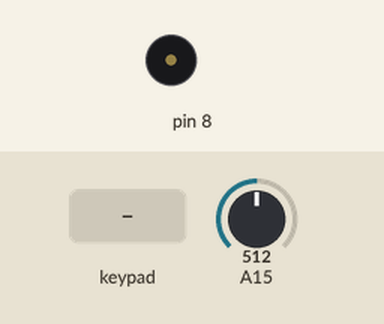
This sketch was run on a simulated Arduino Mega 2560, built with avr-gcc and run on an emulated ATmega2560. Shown: buzzer (waves = sounding). Inputs (shaded band) come from the test bench; at power-on: A15 = 512.

Above: at 1.2 s.
1.3 s: key '1' pressed
At 3.4 s:
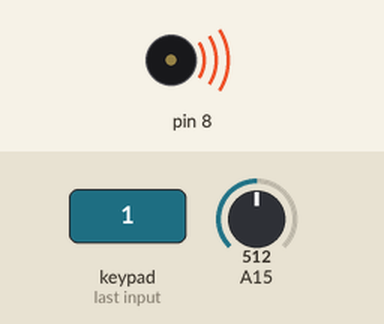
4.3 s: keypad keys 2 5 2 6 2 7 2 8 pressed 0.4 s apart
At 4.82 s:
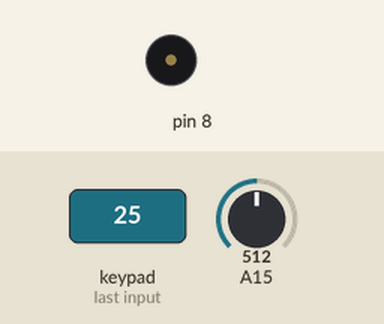
9.0 s: A15 set to 0
At 10.2 s:
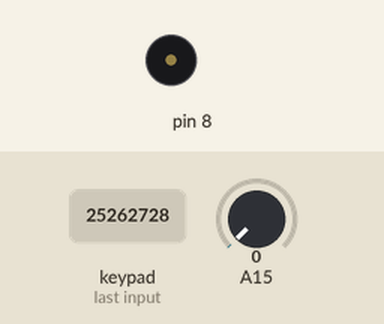
10.5 s: A15 set to 122
At 11.5 s:
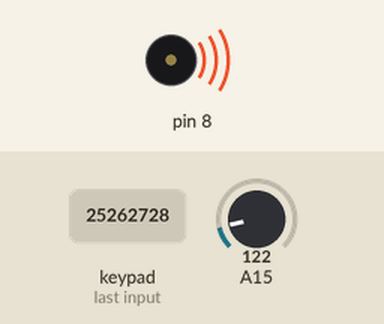
Timing chart, 0 to 14.5 s (numbered marks = the images above; inputs shaded):
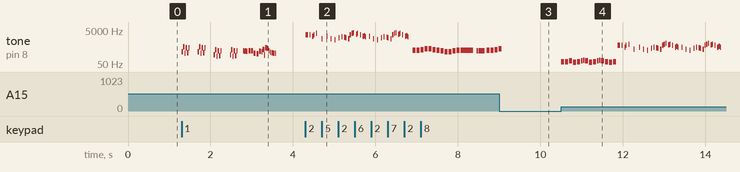

Measured:
- after the input at 1.3 s, tone on pin 8: plays 262 Hz for 0.03 s, 523 Hz for 0.03 s, 220 Hz for 0.03 s, 440 Hz for 0.03 s, 233 Hz for 0.03 s, 466 Hz for 0.03 s … (45 notes in this stretch), starting at once
- after the input at 4.3 s, tone on pin 8: plays 2637 Hz for 0.06 s, 2637 Hz for 0.03 s, 2093 Hz for 0.03 s, 2637 Hz for 0.03 s, 3136 Hz for 0.03 s, 1568 Hz for 0.03 s … (59 notes in this stretch), starting at once
- after the input at 9.0 s, tone on pin 8: goes on until 9.1 s, then stays silent
- after the input at 10.5 s, tone on pin 8: plays 70 Hz for 0.08 s, 70 Hz for 0.08 s, 78 Hz for 0.08 s, 62 Hz for 0.08 s, 70 Hz for 0.08 s, 78 Hz for 0.04 s … (56 notes in this stretch), starting at once

The sketch:

arduino.ino
```cpp
#include "pitches.h"
#include "themes.h"
#include "themes (1).h"
#include "themes (2).h"
#include "themes (3).h"
#include "custom.h"
#include <Keypad.h>

const byte ROWS = 4; //four rows
const byte COLS = 3; //three columns
char keys[ROWS][COLS] = {
  {'1','2','3'},
  {'4','5','6'},
  {'7','8','9'},
  {'*','0','#'}
};
byte rowPins[ROWS] = {25, 26, 27, 28}; //connect to the row pinouts of the keypad
byte colPins[COLS] = {22, 23, 24}; //connect to the column pinouts of the keypad

Keypad keypad = Keypad( makeKeymap(keys), rowPins, colPins, ROWS, COLS );

int* melodies[] = {melody1, melody2, melody3, melody4, melody5};
int* noteDurationsArr[] = {noteDurations1, noteDurations2, noteDurations3, noteDurations4, noteDurations5};
int melodySizes[] = {sizeof(melody1)/sizeof(int), sizeof(melody2)/sizeof(int), sizeof(melody3)/sizeof(int), sizeof(melody4)/sizeof(int), sizeof(melody5)/sizeof(int)};
float scale = 1;

void setup() {
  Serial.begin(9600);
}

void loop() {
  char key = keypad.getKey();

  if (key){
    if (key >= '1' && key <= '5') {
      int num = key - '1';
      for (int thisNote = 0; thisNote < melodySizes[num]; thisNote++) {
        scale = analogRead(A15)/512.0;
        int noteDuration = 300 / noteDurationsArr[num][thisNote];
        tone(8, (int)(melodies[num][thisNote] * scale), noteDuration);
        int pauseBetweenNotes = noteDuration * 1.30;
        delay(pauseBetweenNotes);
        noTone(8);
      }
    }
  }

}
```

custom.h
```cpp
int melody5[] = {
    NOTE_E4, NOTE_E4, NOTE_F4, NOTE_G4, NOTE_G4, NOTE_F4, NOTE_E4, NOTE_D4,
    NOTE_C4, NOTE_C4, NOTE_D4, NOTE_E4, NOTE_E4, NOTE_D4, NOTE_D4,
    NOTE_E4, NOTE_E4, NOTE_F4, NOTE_G4, NOTE_G4, NOTE_F4, NOTE_E4, NOTE_D4,
    NOTE_C4, NOTE_C4, NOTE_D4, NOTE_E4, NOTE_D4, NOTE_C4, NOTE_C4,
    NOTE_D4, NOTE_D4, NOTE_E4, NOTE_C4, NOTE_D4, NOTE_E4, NOTE_F4, NOTE_E4, NOTE_C4,
    NOTE_D4, NOTE_E4, NOTE_F4, NOTE_E4, NOTE_D4, NOTE_C4, NOTE_D4
};
int noteDurations5[] = {
    4, 4, 4, 4, 4, 4, 4, 4, 4, 4, 4, 4,
    4.0/3, 8, 2,
    4, 4, 4, 4, 4, 4, 4, 4, 4, 4, 4, 4,
    4.0/3, 8, 2,
    4, 4, 4, 4, 4,
    8, 8, 4, 4, 4,
    8, 8, 4, 4, 4, 4
};
```

pitches.h
```cpp
#define NOTE_B0  31
#define NOTE_C1  33
#define NOTE_CS1 35
#define NOTE_D1  37
#define NOTE_DS1 39
#define NOTE_E1  41
#define NOTE_F1  44
#define NOTE_FS1 46
#define NOTE_G1  49
#define NOTE_GS1 52
#define NOTE_A1  55
#define NOTE_AS1 58
#define NOTE_B1  62
#define NOTE_C2  65
#define NOTE_CS2 69
#define NOTE_D2  73
#define NOTE_DS2 78
#define NOTE_E2  82
#define NOTE_F2  87
#define NOTE_FS2 93
#define NOTE_G2  98
#define NOTE_GS2 104
#define NOTE_A2  110
#define NOTE_AS2 117
#define NOTE_B2  123
#define NOTE_C3  131
#define NOTE_CS3 139
#define NOTE_D3  147
#define NOTE_DS3 156
#define NOTE_E3  165
#define NOTE_F3  175
#define NOTE_FS3 185
#define NOTE_G3  196
#define NOTE_GS3 208
#define NOTE_A3  220
#define NOTE_AS3 233
#define NOTE_B3  247
#define NOTE_C4  262
#define NOTE_CS4 277
#define NOTE_D4  294
#define NOTE_DS4 311
#define NOTE_E4  330
#define NOTE_F4  349
#define NOTE_FS4 370
#define NOTE_G4  392
#define NOTE_GS4 415
#define NOTE_A4  440
#define NOTE_AS4 466
#define NOTE_B4  494
#define NOTE_C5  523
#define NOTE_CS5 554
#define NOTE_D5  587
#define NOTE_DS5 622
#define NOTE_E5  659
#define NOTE_F5  698
#define NOTE_FS5 740
#define NOTE_G5  784
#define NOTE_GS5 831
#define NOTE_A5  880
#define NOTE_AS5 932
#define NOTE_B5  988
#define NOTE_C6  1047
#define NOTE_CS6 1109
#define NOTE_D6  1175
#define NOTE_DS6 1245
#define NOTE_E6  1319
#define NOTE_F6  1397
#define NOTE_FS6 1480
#define NOTE_G6  1568
#define NOTE_GS6 1661
#define NOTE_A6  1760
#define NOTE_AS6 1865
#define NOTE_B6  1976
#define NOTE_C7  2093
#define NOTE_CS7 2217
#define NOTE_D7  2349
#define NOTE_DS7 2489
#define NOTE_E7  2637
#define NOTE_F7  2794
#define NOTE_FS7 2960
#define NOTE_G7  3136
#define NOTE_GS7 3322
#define NOTE_A7  3520
#define NOTE_AS7 3729
#define NOTE_B7  3951
#define NOTE_C8  4186
#define NOTE_CS8 4435
#define NOTE_D8  4699
#define NOTE_DS8 4978
```

themes__2_.h
```cpp
int melody3[] = {
NOTE_D4, NOTE_D4, NOTE_D4, NOTE_D4, NOTE_D4, NOTE_D4, NOTE_D4, NOTE_D4,
NOTE_D4, NOTE_D4, NOTE_D4, NOTE_D4, NOTE_D4, NOTE_D4, NOTE_D4, NOTE_D4,
NOTE_D4, NOTE_D4, NOTE_D4, NOTE_D4, NOTE_D4, NOTE_D4, NOTE_D4, NOTE_D4,
NOTE_A3, NOTE_C4, NOTE_D4, NOTE_D4, NOTE_D4, NOTE_E4, NOTE_F4, NOTE_F4,
NOTE_F4, NOTE_G4, NOTE_E4, NOTE_E4, NOTE_D4, NOTE_C4, NOTE_C4, NOTE_D4,
0, NOTE_A3, NOTE_C4, NOTE_B3, NOTE_D4, NOTE_B3, NOTE_E4, NOTE_F4,
NOTE_F4, NOTE_C4, NOTE_C4, NOTE_C4, NOTE_C4, NOTE_D4, NOTE_C4,
NOTE_D4, 0, 0, NOTE_A3, NOTE_C4, NOTE_D4, NOTE_D4, NOTE_D4, NOTE_F4,
NOTE_G4, NOTE_G4, NOTE_G4, NOTE_A4, NOTE_A4, NOTE_A4, NOTE_A4, NOTE_G4,
NOTE_A4, NOTE_D4, 0, NOTE_D4, NOTE_E3, NOTE_F4, NOTE_F4, NOTE_G4, NOTE_A4,
NOTE_D4, 0, NOTE_D4, NOTE_F4, NOTE_E4, NOTE_E4, NOTE_F4, NOTE_D4
};
int noteDurations3[] = {
4,8,4,8,4,8,8,8,8,4,8,4,8,4,8,8,8,8,4,8,4,8,
4,8,8,8,8,4,4,8,8,4,4,8,8,4,4,8,8,
8,4,8,8,8,4,4,8,8,4,4,8,8,4,4,8,4,
4,8,8,8,8,4,4,8,8,4,4,8,8,4,4,8,8,
8,4,8,8,8,4,4,4,8,4,8,8,8,4,4,8,8
};
```

themes__3_.h
```cpp
int melody4[] = {
NOTE_D4,  NOTE_A4,  NOTE_A4,  NOTE_A4,  NOTE_D4,
NOTE_D4,  NOTE_A4,  NOTE_A4,  NOTE_A4,  NOTE_D4,
NOTE_A4,  NOTE_AS4, NOTE_C5,  NOTE_A4,
NOTE_D5,  NOTE_C5,  NOTE_C5,  NOTE_AS4, NOTE_AS4, NOTE_A4, NOTE_A4, NOTE_G4,
NOTE_F4,  NOTE_G4,  NOTE_C5,  NOTE_A4,
NOTE_D4,  NOTE_C4,  NOTE_D4,  NOTE_E4,  NOTE_F4, NOTE_E4, NOTE_F4, NOTE_G4,
NOTE_A4,  NOTE_C5,  NOTE_AS4, NOTE_A4,  NOTE_G4, NOTE_F4, NOTE_E4, NOTE_D4,
NOTE_C4,  NOTE_G4,  NOTE_G4,  NOTE_G4,  NOTE_A4,
NOTE_AS4, NOTE_A4,  NOTE_G4,  NOTE_F4,  NOTE_G4,
NOTE_A4,  NOTE_G4,  NOTE_F4,  NOTE_E4,  NOTE_F4,
NOTE_G4,  NOTE_F4,  NOTE_E4,  NOTE_D4,
NOTE_AS4, NOTE_A4,  NOTE_A4,  NOTE_G4,  NOTE_G4, NOTE_F4, NOTE_F4, NOTE_E4,
NOTE_A4,  NOTE_G4,  NOTE_G4,  NOTE_F4,  NOTE_F4, NOTE_E4, NOTE_E4, NOTE_D4,
NOTE_F4,  NOTE_F4,  NOTE_G4,  NOTE_A4
};
int noteDurations4[] = {
4, 8, 8, 4, 4,
4, 8, 8, 4, 4,
4, 8, 8, 2,
8, 8, 8, 8, 8, 8, 8, 8,
4, 8, 8, 2,
8, 8, 8, 8, 8, 8, 8, 8,
8, 8, 8, 8, 8, 8, 8, 8,
4, 8, 8, 4, 4,
4, 8, 8, 4, 4,
4, 8, 8, 4, 4,
4, 8, 8, 2,
8, 8, 8, 8, 8, 8, 8, 8,
8, 8, 8, 8, 8, 8, 8, 8,
4, 8, 8, 2
};
```

themes.h
```cpp
int melody1[] = {
  NOTE_C4, NOTE_C5, NOTE_A3, NOTE_A4,
  NOTE_AS3, NOTE_AS4, 0,
  0,
  NOTE_C4, NOTE_C5, NOTE_A3, NOTE_A4,
  NOTE_AS3, NOTE_AS4, 0,
  0,
  NOTE_F3, NOTE_F4, NOTE_D3, NOTE_D4,
  NOTE_DS3, NOTE_DS4, 0,
  0,
  NOTE_F3, NOTE_F4, NOTE_D3, NOTE_D4,
  NOTE_DS3, NOTE_DS4, 0,
  0, NOTE_DS4, NOTE_CS4, NOTE_D4,
  NOTE_CS4, NOTE_DS4,
  NOTE_DS4, NOTE_GS3,
  NOTE_G3, NOTE_CS4,
  NOTE_C4, NOTE_FS4,NOTE_F4, NOTE_E3, NOTE_AS4, NOTE_A4,
  NOTE_GS4, NOTE_DS4, NOTE_B3,
  NOTE_AS3, NOTE_A3, NOTE_GS3,
  0, 0, 0
};
int noteDurations1[] = {
  12, 12, 12, 12,
  12, 12, 6,
  3,
  12, 12, 12, 12,
  12, 12, 6,
  3,
  12, 12, 12, 12,
  12, 12, 6,
  3,
  12, 12, 12, 12,
  12, 12, 6,
  6, 18, 18, 18,
  6, 6,
  6, 6,
  6, 6,
  18, 18, 18,18, 18, 18,
  10, 10, 10,
  10, 10, 10,
  3, 3, 3
};
```

Source omitted: themes__1_.h (data table, 945 bytes)
